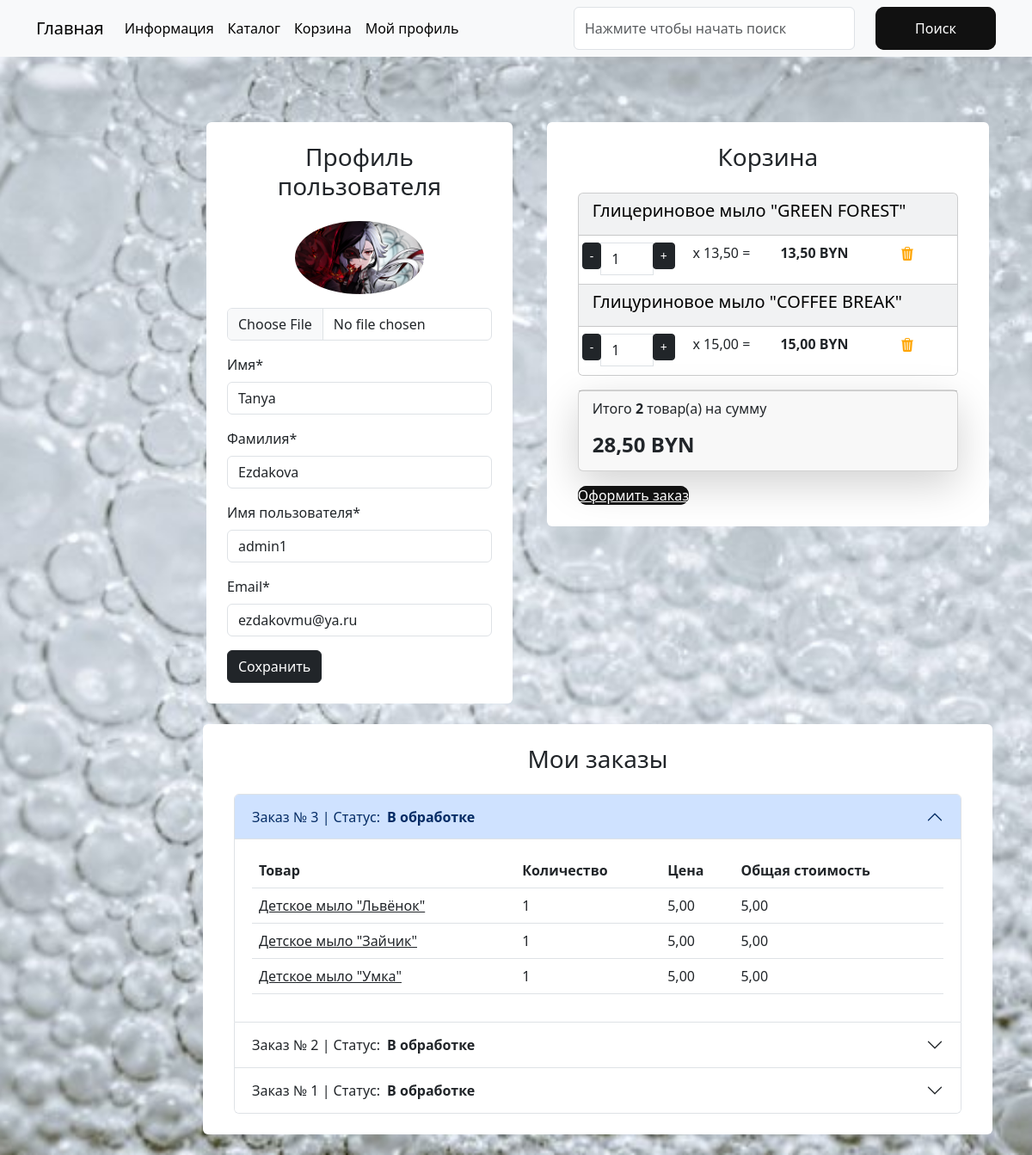
Screenshot of /user/profile/ (signed in) with the database file from the repository.
### users/models.py (models this page shows, shortened)
class User(AbstractUser):
    image = models.ImageField(upload_to='users_images', blank=True, null=True, verbose_name='Аватар')
    phone_number = models.CharField(max_length=10, blank=True, null=True)
    class Meta:
        db_table = 'user'
        verbose_name = 'Пользователя'
        verbose_name_plural = 'Пользователи'

### carts/models.py (models this page shows, shortened)
class Cart(models.Model):
    user = models.ForeignKey(to=User, on_delete=models.CASCADE, blank=True, null=True, verbose_name='Пользователь')
    product = models.ForeignKey(to=Products, on_delete=models.CASCADE, verbose_name='Товар')
    quantity = models.PositiveSmallIntegerField(default=0, verbose_name='Количество')
    session_key = models.CharField(max_length=32, null=True, blank=True)
    created_timestamp = models.DateTimeField(auto_now_add=True, verbose_name='Дата добавления')
    class Meta:
        db_table = 'cart'
        verbose_name = "Корзина"
        verbose_name_plural = "Корзина"
        ordering = ("id",)
    objects = CartQueryset().as_manager()
    def products_price(self):
        return round(self.product.sell_price() * self.quantity, 2)

### goods/models.py (models this page shows, shortened)
class Products(models.Model):
    name = models.CharField(max_length=150, unique=True, verbose_name='Название')
    slug = models.SlugField(max_length=200, unique=True, blank=True, null=True, verbose_name='URL')
    description = models.TextField(blank=True, null=True, verbose_name='Описание')
    image = models.ImageField(upload_to='goods_images', blank=True, null=True, verbose_name='Изображение')
    price = models.DecimalField(default=0.00, max_digits=7, decimal_places=2, verbose_name='Цена')
    discount = models.DecimalField(default=0.00, max_digits=4, decimal_places=2, verbose_name='Скидка в %')
    quantity = models.PositiveIntegerField(default=0, verbose_name='Количество')
    category = models.ForeignKey(to=Categories, on_delete=models.CASCADE, verbose_name='Категория')
    class Meta:
        db_table = 'product'
        verbose_name = 'Продукт'
        verbose_name_plural = 'Продукты'
        ordering = ("id",)
    def sell_price(self):
        if self.discount:
            return round(self.price - self.price*self.discount/100, 2)
        return self.price

### orders/models.py (models this page shows, shortened)
class Order(models.Model):
    user = models.ForeignKey(to=User, on_delete=models.SET_DEFAULT, blank=True, null=True, verbose_name="Пользователь", default=None)
    created_timestamp = models.DateTimeField(auto_now_add=True, verbose_name="Дата создания заказа")
    phone_number = models.CharField(max_length=20, verbose_name="Номер телефона")
    requires_delivery = models.BooleanField(default=False, verbose_name="Требуется доставка")
    delivery_address = models.TextField(null=True, blank=True, verbose_name="Адрес доставки")
    payment_on_get = models.BooleanField(default=False, verbose_name="Оплата при получении")
    is_paid = models.BooleanField(default=False, verbose_name="Оплачено")
    status = models.CharField(max_length=50, default='В обработке', verbose_name="Статус заказа")
    class Meta:
        db_table = "order"
        verbose_name = "Заказ"
        verbose_name_plural = "Заказы"
        ordering = ("id",)

class OrderItem(models.Model):
    order = models.ForeignKey(to=Order, on_delete=models.CASCADE, verbose_name="Заказ")
    product = models.ForeignKey(to=Products, on_delete=models.SET_DEFAULT, null=True, verbose_name="Продукт", default=None)
    name = models.CharField(max_length=150, verbose_name="Название")
    price = models.DecimalField(max_digits=7, decimal_places=2, verbose_name="Цена")
    quantity = models.PositiveIntegerField(default=0, verbose_name="Количество")
    created_timestamp = models.DateTimeField(auto_now_add=True, verbose_name="Дата продажи")
    class Meta:
        db_table = "order_item"
        verbose_name = "Проданный товар"
        verbose_name_plural = "Проданные товары"
        ordering = ("id",)
    objects = OrderitemQueryset.as_manager()
    def products_price(self):
        return round(self.product.sell_price() * self.quantity, 2)

### users/views.py (the view)
# urls.py: path('profile/', views.profile, name='profile'),
@login_required
def profile(request):
    if request.method == 'POST':
        form = ProfileForm(data=request.POST, instance=request.user, files=request.FILES)
        if form.is_valid():
            form.save()
            messages.success(request, "Профайл успешно обновлен")
            return HttpResponseRedirect(reverse('user:profile'))
    else:
        form = ProfileForm(instance=request.user)
    orders = Order.objects.filter(user=request.user).prefetch_related(
                Prefetch(
                    "orderitem_set",
                    queryset=OrderItem.objects.select_related("product"),
                )
            ).order_by("-id")
    context = {
        'title': 'Home - Кабинет',
        'form': form,
        'orders': orders,
    }
    return render(request, 'users/profile.html', context)

### users/templates/users/profile.html (shortened to what this page needs)
{% extends "base.html" %}
{% load static %}
{% load carts_tags %}
{% block content %}
<div class="row">
    <div class="container mt-5">
        <div class="row">
            <div class="col-md-5">
                <div class=" bg-white p-4 mb-4 mx-2 rounded custom-shadow">
                    <h3 class="text-center mb-4">Профиль пользователя</h3>
                    <form action="{% url "users:profile" %}" method="post" enctype="multipart/form-data">
                        <div class="row">
                            <div class="col-md-12 mb-3 text-center">
                                {% if user.image %}
                                    <img src="{{ user.image.url }}"
                                        alt="Аватар пользователя" class="img-fluid rounded-circle"
                                        style="max-width: 150px;">
                                {% else %}
                                    <img src="{% static "deps/images/baseavatar.jpg" %}"
                                        alt="Аватар пользователя" class="img-fluid rounded-circle"
                                        style="max-width: 150px;">
                                {% endif %}
                                <input type="file" class="form-control mt-3" id="id_image"
                                    name='image'
                                    accept="image/*">
                            </div>
                            <div class="col-md-12 mb-3">
                                <label for="id_first_name" class="form-label">Имя*</label>
                                <input type="text" class="form-control" id="id_first_name"
                                    name="first_name"
                                    placeholder="Введите ваше имя"
                                    value="{{ form.first_name.value }}"
                                    required>
                            </div>
                            <div class="col-md-12 mb-3">
                                <label for="id_last_name" class="form-label">Фамилия*</label>
                                <input type="text" class="form-control" id="id_last_name"
                                    name="last_name"
                                    placeholder="Введите вашу фамилию"
                                    value="{{ form.last_name.value }}"
                                    required>
                            </div>
                            <div class="col-md-12 mb-3">
                                <label for="id_username" class="form-label">Имя пользователя*</label>
                                <input type="text" class="form-control" id="id_username"
                                    name="username"
                                    placeholder="Введите ваше имя пользователя"
                                    value="{{ form.username.value }}"
                                    required>
                            </div>
                            <div class="col-md-12 mb-3">
                                <label for="id_email" class="form-label">Email*</label>
                                <input type="email" class="form-control" id="id_email"
                                    name="email"
                                    placeholder="Введите ваш email *youremail@example.com"
                                    value="{{ form.email.value }}"
                                    required>
                            </div>
                        </div>
                        <button type="submit" class="btn btn-dark">Сохранить</button>
                    </form>
                </div>
            </div>
            {% user_carts request as carts %}
            <div class="col-md-7">
                <div class=" bg-white p-4 mb-4 mx-2 rounded custom-shadow">
                    <h3 class="text-center mb-4">Корзина</h3>
                    <div class="container" id="cart-items-container">
                        {% include "carts/includes/included_cart.html" %}
                    </div>
                </div>
            </div>
            <div class="col-md-12">
                <div class=" bg-white p-4 mb-4 mx-1 rounded custom-shadow">
                    <h3 class="text-center mb-4">Мои заказы</h3>
                    <div class="container">
                        <div class="accordion" id="accordionExample">
                            {% for order in orders %}
                            <div class="accordion-item">
                                <h2 class="accordion-header" id="heading{{ order.id }}">
                                    <button class="accordion-button {% if order != orders.0 %}collapsed{% endif %}" type="button" data-bs-toggle="collapse" data-bs-target="#collapse{{ order.id }}" aria-expanded="false" aria-controls="collapse{{ order.id }}">
                                        Заказ № {{ order.id }}  | Статус: <strong class="mx-2">{{order.status}}</strong>
                                    </button>
                                </h2>
                                <div id="collapse{{ order.id }}" class="accordion-collapse collapse {% if order == orders.0 %}show{% endif %}" aria-labelledby="heading{{ order.id }}" data-bs-parent="#accordionExample">
                                    <div class="accordion-body">
                                        <table class="table table-white table-hover text-dark">
                                            <thead>
                                                <tr>
                                                    <th>Товар</th>
                                                    <th>Количество</th>
                                                    <th>Цена</th>
                                                    <th>Общая стоимость</th>
                                                </tr>
                                            </thead>
                                            <tbody>
                                                {% for item in order.orderitem_set.all %}
                                                <tr>
                                                    <td><a class="text-dark" href="{% url 'goods:product' item.product.slug %}">{{ item.product.name }}</a></td>
                                                    <td>{{ item.quantity }}</td>
                                                    <td>{{ item.price }}</td>
                                                    <td>{{ item.products_price }}</td>
                                                </tr>
                                                {% endfor %}
                                            </tbody>
                                        </table>
                                    </div>
                                </div>
                            </div>
                            {% endfor %}
                        </div>
                    </div>
                </div>
            </div>
        </div>
    </div>
</div>
{% endblock  %}

### carts/templates/carts/includes/included_cart.html (shortened to what this page needs)
{% load static %}
<div class="card mb-3 text-bg-light ">
    {% for cart in carts %}
        <div class="card-header">
            <h5 class="card-title">{{ cart.product.name }}</h5>
        </div>
        <ul class="list-group list-group-flush">
            <li class="list-group-item">
                <div class="row text-center">
                    <div class="col p-0">
                        <div class="input-group">
                            <span class="input-group-btn">
                                <button type="button" class="btn btn-dark btn-sm decrement"
                                    data-cart-id="{{ cart.id }}"
                                    data-cart-change-url="{% url "cart:cart_change" %}">
                                    -</button>
                            </span>
                            <input type="text" class="form-control number" value="{{ cart.quantity }}"
                                readonly>
                            <span class="input-group-btn">
                                <button type="button" class="btn btn-dark btn-sm increment"
                                    data-cart-id="{{ cart.id }}"
                                    data-cart-change-url="{% url "cart:cart_change" %}">
                                    +</button>
                            </span>
                        </div>
                    </div>
                    <div class="col p-0">
                        <p>x {{ cart.product.sell_price }} = </p>
                    </div>
                    <div class="col p-0"><strong> {{cart.products_price}} BYN </strong></div>
                    <div class="col p-0">
                        <a href="{% url "cart:cart_remove" %}" class="remove-from-cart"
                        data-cart-id="{{ cart.id }}">
                            <img class="mx-1" src="{% static "deps/icons/trash3-fill.svg" %}"
                                alt="Catalog Icon" width="16" height="16">
                        </a>
                    </div>
                </div>
            </li>
        </ul>
    {% endfor %}
</div>
<div class="card mb-3 shadow-lg">
    <div class="card-footer">
        <p class="float-left">Итого <strong>{{ carts.total_quantity }}</strong> товар(а) на сумму</p>
        <h4 class="float-left"><strong>{{ carts.total_price }} BYN </strong></h4>
    </div>
</div>
{% if carts and not order%}
<a class="glow-on-hover" href="{% url "orders:create_order" %}">
    Оформить заказ
</a>
{% endif %}

### rows the page displays
User: image (picture), first_name "Tanya", last_name "Ezdakova", username "admin1", email "ezdakovmu@ya.ru"
Cart: product.name "Глицериновое мыло \"GREEN FOREST\"", quantity "1", product.sell_price "13,50", products_price "13,50", total_quantity "2", total_price "28,50"
Cart: product.name "Глицуриновое мыло \"COFFEE BREAK\"", quantity "1", product.sell_price "15,00", products_price "15,00"
Order: id "3", status "В обработке"
OrderItem: product.name "Детское мыло \"Львёнок\"", quantity "1", price "5,00", products_price "5,00"
OrderItem: product.name "Детское мыло \"Зайчик\"", quantity "1", price "5,00", products_price "5,00"
OrderItem: product.name "Детское мыло \"Умка\"", quantity "1", price "5,00", products_price "5,00"
Order: id "2", status "В обработке"
Order: id "1", status "В обработке"
